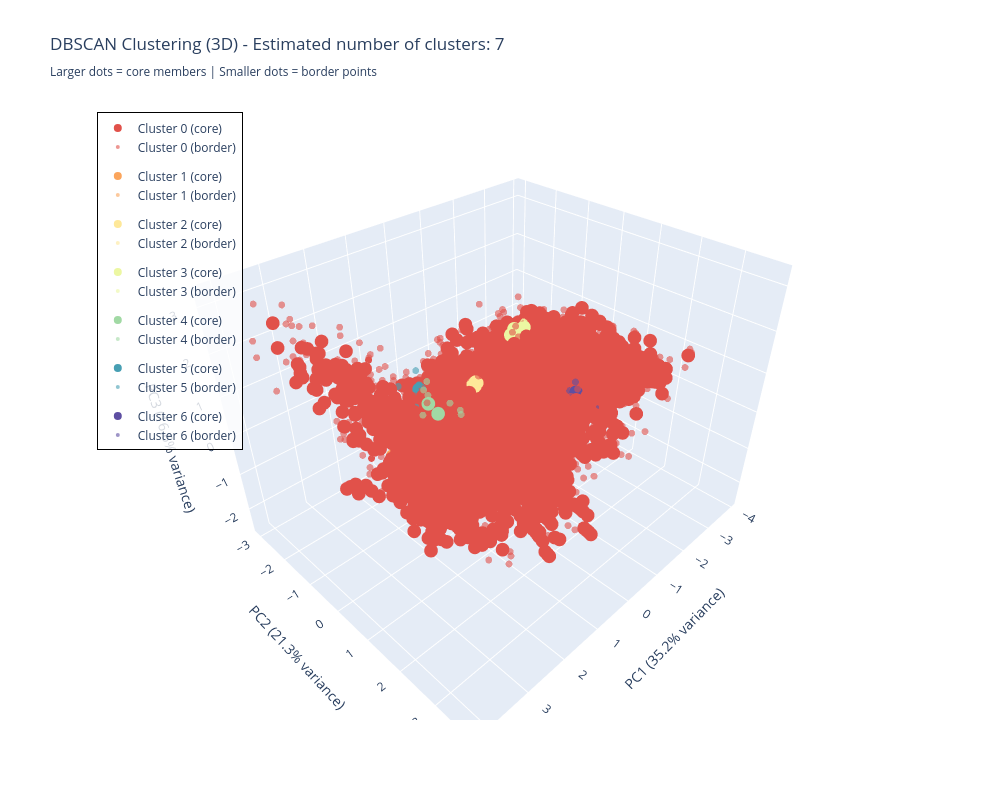

Notebook code cell kept with this figure:
### Code cell
#Apply PCA to reduce to 3 dimensions for interactive visualization with Plotly
from sklearn.decomposition import PCA
import plotly.graph_objects as go

pca = PCA(n_components=3)
df_pca = pca.fit_transform(df_scaled)
df_pca = pd.DataFrame(df_pca, columns=['PC1', 'PC2', 'PC3'])

# Create traces for each cluster
fig = go.Figure()

unique_labels = set(labels)
colors_hex = [f'rgb{tuple([int(c*255) for c in plt.cm.Spectral(each)[:3]])}' 
              for each in np.linspace(0, 1, len(unique_labels))]

# Create a mapping of clusters to colors for legend
cluster_color_map = {}
for k, col_hex in zip(sorted(unique_labels), colors_hex):
    cluster_color_map[k] = col_hex

for k, col_hex in zip(sorted(unique_labels), colors_hex):
    if k == -1:
        continue  # Skip noise points for clarity
    class_member_mask = (labels == k)
    xy = df_pca[class_member_mask]
    
    # Get material indices for this cluster
    material_indices = df_slme[class_member_mask].index
    material_info = [f"Material ID: {idx}" for idx in material_indices]
    
    # Separate core and non-core points
    is_core = core_samples_mask[class_member_mask]
    
    # Plot core samples
    core_points = xy[is_core]
    core_materials = [material_info[i] for i, is_c in enumerate(is_core) if is_c]
    
    if len(core_points) > 0:
        fig.add_trace(go.Scatter3d(
            x=core_points['PC1'], y=core_points['PC2'], z=core_points['PC3'],
            mode='markers',
            name=f'Cluster {k} (core)',
            marker=dict(size=8, color=col_hex, opacity=1.0),
            text=core_materials,
            hovertemplate=f'<b>Cluster {k} (Core)</b><br>%{{text}}<br>PC1: %{{x:.3f}}<br>PC2: %{{y:.3f}}<br>PC3: %{{z:.3f}}<extra></extra>',
            legendgroup=f'cluster_{k}',
            showlegend=True
        ))
    
    # Plot non-core samples
    non_core_points = xy[~is_core]
    non_core_materials = [material_info[i] for i, is_nc in enumerate(is_core) if not is_nc]
    
    if len(non_core_points) > 0:
        fig.add_trace(go.Scatter3d(
            x=non_core_points['PC1'], y=non_core_points['PC2'], z=non_core_points['PC3'],
            mode='markers',
            name=f'Cluster {k} (border)',
            marker=dict(size=4, color=col_hex, opacity=0.6),
            text=non_core_materials,
            hovertemplate=f'<b>Cluster {k} (Border)</b><br>%{{text}}<br>PC1: %{{x:.3f}}<br>PC2: %{{y:.3f}}<br>PC3: %{{z:.3f}}<extra></extra>',
            legendgroup=f'cluster_{k}',
            showlegend=True
        ))

n_clusters_ = len(set(labels)) - (1 if -1 in labels else 0)
fig.update_layout(
    title=f'DBSCAN Clustering (3D) - Estimated number of clusters: {n_clusters_}<br><sub>Larger dots = core members | Smaller dots = border points</sub>',
    scene=dict(
        xaxis_title=f'PC1 ({pca.explained_variance_ratio_[0]*100:.1f}% variance)',
        yaxis_title=f'PC2 ({pca.explained_variance_ratio_[1]*100:.1f}% variance)',
        zaxis_title=f'PC3 ({pca.explained_variance_ratio_[2]*100:.1f}% variance)'
    ),
    width=1000,
    height=800,
    hovermode='closest',
    showlegend=True,
    legend=dict(
        x=0.02,
        y=0.98,
        bgcolor='rgba(255, 255, 255, 0.8)',
        bordercolor='Black',
        borderwidth=1
    )
)
fig.show()

# Print label explanation
print("=" * 60)
print("DBSCAN Label Explanation:")
print("=" * 60)
print(f"Each point in the plot has a cluster label:")
print(f"  • Labels 0, 1, 2, ... = Cluster membership numbers")
print(f"  • Label -1 = Noise points (outliers not assigned to any cluster)")
print(f"\nPoint Types:")
print(f"  • Core members (larger dots): Points at the center of clusters")
print(f"  • Border points (smaller dots): Points on the edges of clusters")
print(f"\nCurrent Clustering Results:")
print(f"  • Number of clusters found: {n_clusters_}")
print(f"  • Number of noise points: {sum(labels == -1)}")
print(f"  • Total materials analyzed: {len(labels)}")
print("=" * 60)

### Figure 1 — Plotly figure (JSON) as saved in the notebook; plotly's stock layout.template omitted (floating-point values rounded to 4 significant figures; data arrays with more than 128 entries replaced by an {"elided": "..."} marker saying what was removed)
{"data": [{"hovertemplate": "<b>Cluster 0 (Core)</b><br>%{text}<br>PC1: %{x:.3f}<br>PC2: %{y:.3f}<br>PC3: %{z:.3f}<extra></extra>", "legendgroup": "cluster_0", "marker": {"color": "rgb(225, 81, 74)", "opacity": 1, "size": 8}, "mode": "markers", "name": "Cluster 0 (core)", "showlegend": true, "text": {"elided": "7877 str values"}, "type": "scatter3d", "x": {"elided": "7877 float values"}, "y": {"elided": "7877 float values"}, "z": {"elided": "7877 float values"}}, {"hovertemplate": "<b>Cluster 0 (Border)</b><br>%{text}<br>PC1: %{x:.3f}<br>PC2: %{y:.3f}<br>PC3: %{z:.3f}<extra></extra>", "legendgroup": "cluster_0", "marker": {"color": "rgb(225, 81, 74)", "opacity": 0.6, "size": 4}, "mode": "markers", "name": "Cluster 0 (border)", "showlegend": true, "text": {"elided": "837 str values"}, "type": "scatter3d", "x": {"elided": "837 float values"}, "y": {"elided": "837 float values"}, "z": {"elided": "837 float values"}}, {"hovertemplate": "<b>Cluster 1 (Core)</b><br>%{text}<br>PC1: %{x:.3f}<br>PC2: %{y:.3f}<br>PC3: %{z:.3f}<extra></extra>", "legendgroup": "cluster_1", "marker": {"color": "rgb(251, 165, 92)", "opacity": 1, "size": 8}, "mode": "markers", "name": "Cluster 1 (core)", "showlegend": true, "text": ["Material ID: 45", "Material ID: 17825", "Material ID: 20257", "Material ID: 34410", "Material ID: 34453", "Material ID: 34551", "Material ID: 35404", "Material ID: 36152", "Material ID: 36227", "Material ID: 36254", "Material ID: 44169", "Material ID: 45622"], "type": "scatter3d", "x": [1.426, 1.28, 1.332, 1.426, 1.426, 1.009, 1.017, 0.9115, 1.435, 1.426, 0.9608, 1.378], "y": [-1.734, -1.812, -1.766, -1.734, -1.735, -2.18, -2.198, -2.228, -1.762, -1.734, -2.203, -1.759], "z": [-1.304, -1.479, -1.411, -1.304, -1.304, -1.184, -1.187, -1.301, -1.308, -1.304, -1.242, -1.362]}, {"hovertemplate": "<b>Cluster 1 (Border)</b><br>%{text}<br>PC1: %{x:.3f}<br>PC2: %{y:.3f}<br>PC3: %{z:.3f}<extra></extra>", "legendgroup": "cluster_1", "marker": {"color": "rgb(251, 165, 92)", "opacity": 0.6, "size": 4}, "mode": "markers", "name": "Cluster 1 (border)", "showlegend": true, "text": ["Material ID: 19949", "Material ID: 36185"], "type": "scatter3d", "x": [1.449, 0.8628], "y": [-1.839, -2.255], "z": [-1.372, -1.359]}, {"hovertemplate": "<b>Cluster 2 (Core)</b><br>%{text}<br>PC1: %{x:.3f}<br>PC2: %{y:.3f}<br>PC3: %{z:.3f}<extra></extra>", "legendgroup": "cluster_2", "marker": {"color": "rgb(254, 232, 153)", "opacity": 1, "size": 8}, "mode": "markers", "name": "Cluster 2 (core)", "showlegend": true, "text": ["Material ID: 201", "Material ID: 15368", "Material ID: 22360", "Material ID: 30942", "Material ID: 34904", "Material ID: 35212", "Material ID: 38620", "Material ID: 38867", "Material ID: 43847", "Material ID: 63458"], "type": "scatter3d", "x": [0.3513, 0.2073, 0.3222, 0.3823, 0.3222, 0.4203, 0.4126, 0.3513, 0.4126, 0.4014], "y": [-0.07423, -0.2145, -0.1196, -0.07206, -0.1196, -0.04157, -0.05729, -0.07423, -0.05729, -0.1109], "z": [0.8219, 0.8307, 0.9494, 0.9441, 0.9494, 0.94, 0.941, 0.8219, 0.941, 0.9371]}, {"hovertemplate": "<b>Cluster 2 (Border)</b><br>%{text}<br>PC1: %{x:.3f}<br>PC2: %{y:.3f}<br>PC3: %{z:.3f}<extra></extra>", "legendgroup": "cluster_2", "marker": {"color": "rgb(254, 232, 153)", "opacity": 0.6, "size": 4}, "mode": "markers", "name": "Cluster 2 (border)", "showlegend": true, "text": ["Material ID: 34557"], "type": "scatter3d", "x": [0.3978], "y": [-0.2353], "z": [0.3825]}, {"hovertemplate": "<b>Cluster 3 (Core)</b><br>%{text}<br>PC1: %{x:.3f}<br>PC2: %{y:.3f}<br>PC3: %{z:.3f}<extra></extra>", "legendgroup": "cluster_3", "marker": {"color": "rgb(236, 247, 162)", "opacity": 1, "size": 8}, "mode": "markers", "name": "Cluster 3 (core)", "showlegend": true, "text": ["Material ID: 2802", "Material ID: 3115", "Material ID: 3277", "Material ID: 3663", "Material ID: 4089", "Material ID: 4767", "Material ID: 5482", "Material ID: 5558", "Material ID: 6721", "Material ID: 6827", "Material ID: 6925", "Material ID: 24993", "Material ID: 30643", "Material ID: 35167", "Material ID: 39425", "Material ID: 41344", "Material ID: 62914"], "type": "scatter3d", "x": [-1.523, -1.53, -1.533, -1.53, -1.53, -1.303, -1.407, -1.53, -1.38, -1.283, -1.523, -1.41, -1.303, -1.281, -1.213, -1.53, -1.362], "y": [-0.7711, -0.7747, -0.7739, -0.7747, -0.7747, -0.6135, -0.6986, -0.7747, -0.6772, -0.6777, -0.7705, -0.4053, -0.6132, -0.6752, -0.5657, -0.7752, -0.6411], "z": [1.179, 1.179, 1.179, 1.179, 1.179, 1.167, 1.293, 1.179, 1.29, 1.199, 1.179, 1.449, 1.168, 1.198, 1.287, 1.179, 1.275]}, {"hovertemplate": "<b>Cluster 3 (Border)</b><br>%{text}<br>PC1: %{x:.3f}<br>PC2: %{y:.3f}<br>PC3: %{z:.3f}<extra></extra>", "legendgroup": "cluster_3", "marker": {"color": "rgb(236, 247, 162)", "opacity": 0.6, "size": 4}, "mode": "markers", "name": "Cluster 3 (border)", "showlegend": true, "text": ["Material ID: 27371", "Material ID: 29555", "Material ID: 62856"], "type": "scatter3d", "x": [-1.636, -1.636, -1.657], "y": [-0.6252, -0.6254, -0.617], "z": [1.408, 1.408, 1.387]}, {"hovertemplate": "<b>Cluster 4 (Core)</b><br>%{text}<br>PC1: %{x:.3f}<br>PC2: %{y:.3f}<br>PC3: %{z:.3f}<extra></extra>", "legendgroup": "cluster_4", "marker": {"color": "rgb(161, 217, 164)", "opacity": 1, "size": 8}, "mode": "markers", "name": "Cluster 4 (core)", "showlegend": true, "text": ["Material ID: 23535", "Material ID: 23987", "Material ID: 29978"], "type": "scatter3d", "x": [1.688, 1.721, 1.72], "y": [-0.01049, 0.3095, 0.3089], "z": [1.13, 1.07, 1.07]}, {"hovertemplate": "<b>Cluster 4 (Border)</b><br>%{text}<br>PC1: %{x:.3f}<br>PC2: %{y:.3f}<br>PC3: %{z:.3f}<extra></extra>", "legendgroup": "cluster_4", "marker": {"color": "rgb(161, 217, 164)", "opacity": 0.6, "size": 4}, "mode": "markers", "name": "Cluster 4 (border)", "showlegend": true, "text": ["Material ID: 22863", "Material ID: 23360", "Material ID: 23503", "Material ID: 23559", "Material ID: 25108", "Material ID: 27404", "Material ID: 38225", "Material ID: 54541"], "type": "scatter3d", "x": [1.584, 1.706, 1.404, 1.364, 1.167, 1.748, 2.055, 1.637], "y": [0.8058, 0.01356, -0.3617, -0.3536, 0.02513, -0.04797, 0.2708, 0.8835], "z": [1.33, 1.662, 1.021, 0.8118, 0.9034, 1.46, 1.184, 1.298]}, {"hovertemplate": "<b>Cluster 5 (Core)</b><br>%{text}<br>PC1: %{x:.3f}<br>PC2: %{y:.3f}<br>PC3: %{z:.3f}<extra></extra>", "legendgroup": "cluster_5", "marker": {"color": "rgb(71, 159, 179)", "opacity": 1, "size": 8}, "mode": "markers", "name": "Cluster 5 (core)", "showlegend": true, "text": ["Material ID: 25500"], "type": "scatter3d", "x": [1.03], "y": [-1.121], "z": [0.629]}, {"hovertemplate": "<b>Cluster 5 (Border)</b><br>%{text}<br>PC1: %{x:.3f}<br>PC2: %{y:.3f}<br>PC3: %{z:.3f}<extra></extra>", "legendgroup": "cluster_5", "marker": {"color": "rgb(71, 159, 179)", "opacity": 0.6, "size": 4}, "mode": "markers", "name": "Cluster 5 (border)", "showlegend": true, "text": ["Material ID: 22547", "Material ID: 23305", "Material ID: 24994", "Material ID: 25044", "Material ID: 25595", "Material ID: 32483"], "type": "scatter3d", "x": [1.477, 0.8029, 1.121, 1.135, 1.229, 1.228], "y": [-1.232, -1.482, -1.356, -1.134, -0.8524, -0.8522], "z": [0.8609, 0.8358, 0.2054, 0.2168, 0.9629, 0.9629]}, {"hovertemplate": "<b>Cluster 6 (Core)</b><br>%{text}<br>PC1: %{x:.3f}<br>PC2: %{y:.3f}<br>PC3: %{z:.3f}<extra></extra>", "legendgroup": "cluster_6", "marker": {"color": "rgb(94, 79, 162)", "opacity": 1, "size": 8}, "mode": "markers", "name": "Cluster 6 (core)", "showlegend": true, "text": ["Material ID: 38109"], "type": "scatter3d", "x": [-0.9235], "y": [1.533], "z": [0.8878]}, {"hovertemplate": "<b>Cluster 6 (Border)</b><br>%{text}<br>PC1: %{x:.3f}<br>PC2: %{y:.3f}<br>PC3: %{z:.3f}<extra></extra>", "legendgroup": "cluster_6", "marker": {"color": "rgb(94, 79, 162)", "opacity": 0.6, "size": 4}, "mode": "markers", "name": "Cluster 6 (border)", "showlegend": true, "text": ["Material ID: 4350", "Material ID: 27129", "Material ID: 37428", "Material ID: 37952", "Material ID: 38659", "Material ID: 45798"], "type": "scatter3d", "x": [-0.91, -1.259, -0.9631, -0.8824, -0.8566, -0.9475], "y": [1.516, 1.217, 1.92, 1.875, 1.423, 2.124], "z": [1.138, 0.6828, 0.8504, 0.8015, 0.9095, 0.8391]}], "layout": {"height": 800, "hovermode": "closest", "legend": {"bgcolor": "rgba(255, 255, 255, 0.8)", "bordercolor": "Black", "borderwidth": 1, "x": 0.02, "y": 0.98}, "scene": {"xaxis": {"title": {"text": "PC1 (35.2% variance)"}}, "yaxis": {"title": {"text": "PC2 (21.3% variance)"}}, "zaxis": {"title": {"text": "PC3 (16.6% variance)"}}}, "showlegend": true, "title": {"text": "DBSCAN Clustering (3D) - Estimated number of clusters: 7<br><sub>Larger dots = core members | Smaller dots = border points</sub>"}, "width": 1000}}
